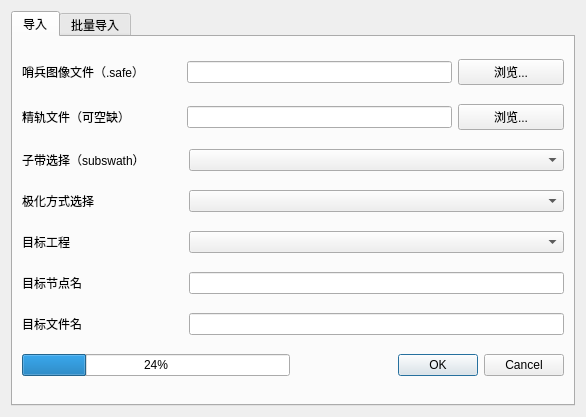
<?xml version="1.0" encoding="UTF-8"?>
<ui version="4.0">
 <class>ImportSentinel</class>
 <widget class="QWidget" name="ImportSentinel">
  <property name="geometry">
   <rect>
    <x>0</x>
    <y>0</y>
    <width>586</width>
    <height>417</height>
   </rect>
  </property>
  <property name="windowTitle">
   <string>导入哨兵一号数据</string>
  </property>
  <layout class="QVBoxLayout" name="verticalLayout">
   <item>
    <widget class="QTabWidget" name="tabWidget">
     <property name="currentIndex">
      <number>0</number>
     </property>
     <widget class="QWidget" name="tab">
      <attribute name="title">
       <string>导入</string>
      </attribute>
      <layout class="QVBoxLayout" name="verticalLayout_2">
       <item>
        <layout class="QHBoxLayout" name="horizontalLayout" stretch="3,5,2">
         <item>
          <widget class="QLabel" name="label_manifest_file">
           <property name="text">
            <string>哨兵图像文件（.safe）</string>
           </property>
          </widget>
         </item>
         <item>
          <widget class="QLineEdit" name="lineEdit_manifest_file"/>
         </item>
         <item>
          <widget class="QPushButton" name="browse_Button">
           <property name="text">
            <string>浏览...</string>
           </property>
          </widget>
         </item>
        </layout>
       </item>
       <item>
        <layout class="QHBoxLayout" name="horizontalLayout_2" stretch="3,5,2">
         <item>
          <widget class="QLabel" name="label_2">
           <property name="text">
            <string>精轨文件（可空缺）   </string>
           </property>
          </widget>
         </item>
         <item>
          <widget class="QLineEdit" name="lineEdit_POD"/>
         </item>
         <item>
          <widget class="QPushButton" name="pushButton_POD">
           <property name="text">
            <string>浏览...</string>
           </property>
          </widget>
         </item>
        </layout>
       </item>
       <item>
        <layout class="QHBoxLayout" name="horizontalLayout_3" stretch="3,7">
         <item>
          <widget class="QLabel" name="label_3">
           <property name="text">
            <string>子带选择（subswath）</string>
           </property>
          </widget>
         </item>
         <item>
          <widget class="QComboBox" name="ComboBox_subswath"/>
         </item>
        </layout>
       </item>
       <item>
        <layout class="QHBoxLayout" name="horizontalLayout_4" stretch="3,7">
         <item>
          <widget class="QLabel" name="label_4">
           <property name="text">
            <string>极化方式选择</string>
           </property>
          </widget>
         </item>
         <item>
          <widget class="QComboBox" name="ComboBox_polarization"/>
         </item>
        </layout>
       </item>
       <item>
        <layout class="QHBoxLayout" name="horizontalLayout_5" stretch="3,7">
         <item>
          <widget class="QLabel" name="label_5">
           <property name="text">
            <string>目标工程</string>
           </property>
          </widget>
         </item>
         <item>
          <widget class="QComboBox" name="comboBox_dst_project"/>
         </item>
        </layout>
       </item>
       <item>
        <layout class="QHBoxLayout" name="horizontalLayout_6" stretch="3,7">
         <item>
          <widget class="QLabel" name="label_6">
           <property name="text">
            <string>目标节点名</string>
           </property>
          </widget>
         </item>
         <item>
          <widget class="QLineEdit" name="lineEdit_dst_node"/>
         </item>
        </layout>
       </item>
       <item>
        <layout class="QHBoxLayout" name="horizontalLayout_7" stretch="3,7">
         <item>
          <widget class="QLabel" name="label_7">
           <property name="text">
            <string>目标文件名</string>
           </property>
          </widget>
         </item>
         <item>
          <widget class="QLineEdit" name="LineEdit_dst_filename"/>
         </item>
        </layout>
       </item>
       <item>
        <layout class="QHBoxLayout" name="horizontalLayout_8">
         <item>
          <widget class="QProgressBar" name="progressBar">
           <property name="value">
            <number>24</number>
           </property>
          </widget>
         </item>
         <item>
          <widget class="QDialogButtonBox" name="buttonBox">
           <property name="standardButtons">
            <set>QDialogButtonBox::Cancel|QDialogButtonBox::Ok</set>
           </property>
          </widget>
         </item>
        </layout>
       </item>
      </layout>
     </widget>
     <widget class="QWidget" name="tab_2">
      <attribute name="title">
       <string>批量导入</string>
      </attribute>
      <layout class="QVBoxLayout" name="verticalLayout_4">
       <item>
        <layout class="QHBoxLayout" name="horizontalLayout_9" stretch="8,2">
         <item>
          <layout class="QVBoxLayout" name="verticalLayout_5">
           <item>
            <widget class="QListWidget" name="listWidget"/>
           </item>
          </layout>
         </item>
         <item>
          <layout class="QVBoxLayout" name="verticalLayout_6">
           <item>
            <widget class="QPushButton" name="pushButton_add">
             <property name="text">
              <string>添加</string>
             </property>
            </widget>
           </item>
           <item>
            <widget class="QPushButton" name="pushButton_remove">
             <property name="text">
              <string>移除</string>
             </property>
            </widget>
           </item>
          </layout>
         </item>
        </layout>
       </item>
       <item>
        <layout class="QHBoxLayout" name="horizontalLayout_10" stretch="3,7">
         <item>
          <widget class="QLabel" name="label">
           <property name="text">
            <string>子带选择（subswath）</string>
           </property>
          </widget>
         </item>
         <item>
          <widget class="QComboBox" name="ComboBox_subswath_2"/>
         </item>
        </layout>
       </item>
       <item>
        <layout class="QHBoxLayout" name="horizontalLayout_11" stretch="3,7">
         <item>
          <widget class="QLabel" name="label_8">
           <property name="text">
            <string>极化方式选择</string>
           </property>
          </widget>
         </item>
         <item>
          <widget class="QComboBox" name="ComboBox_polarization_2"/>
         </item>
        </layout>
       </item>
       <item>
        <layout class="QHBoxLayout" name="horizontalLayout_12" stretch="3,7">
         <item>
          <widget class="QLabel" name="label_9">
           <property name="text">
            <string>目标工程</string>
           </property>
          </widget>
         </item>
         <item>
          <widget class="QComboBox" name="ComboBox_dst_project_2"/>
         </item>
        </layout>
       </item>
       <item>
        <layout class="QHBoxLayout" name="horizontalLayout_14" stretch="3,7">
         <item>
          <widget class="QLabel" name="label_10">
           <property name="text">
            <string>目标节点</string>
           </property>
          </widget>
         </item>
         <item>
          <widget class="QLineEdit" name="lineEdit_dst_node_2"/>
         </item>
        </layout>
       </item>
       <item>
        <layout class="QHBoxLayout" name="horizontalLayout_13" stretch="5,5">
         <item>
          <widget class="QProgressBar" name="progressBar_2">
           <property name="value">
            <number>24</number>
           </property>
          </widget>
         </item>
         <item>
          <widget class="QDialogButtonBox" name="buttonBox_2">
           <property name="standardButtons">
            <set>QDialogButtonBox::Cancel|QDialogButtonBox::Ok</set>
           </property>
          </widget>
         </item>
        </layout>
       </item>
      </layout>
     </widget>
    </widget>
   </item>
  </layout>
 </widget>
 <resources/>
 <connections/>
</ui>
